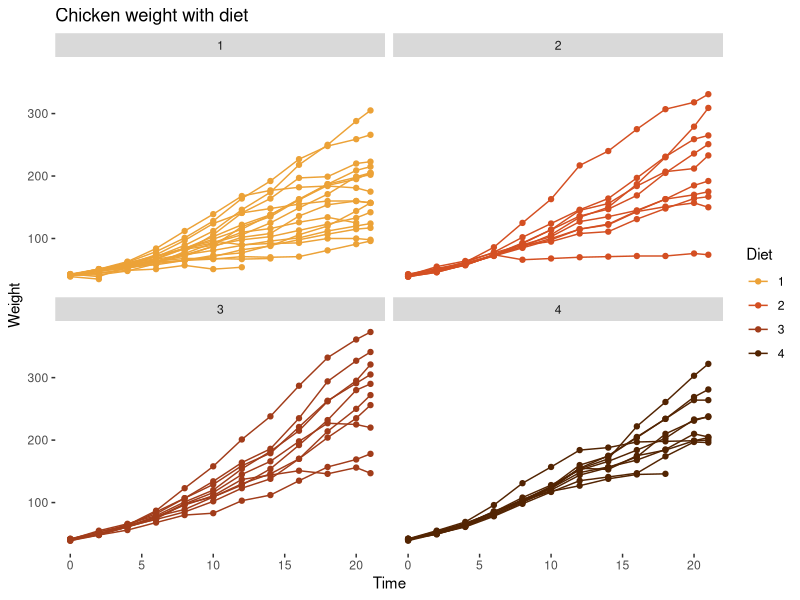

The R source for this figure:
library(ggplot2)

ChickWeight

ggplot(data = ChickWeight, aes(
  x = Time,
  group = ChickWeight$Chick,
  colour = Diet
)) +
  geom_line(aes(y = weight)) +
  geom_point(aes(y = weight)) +
  facet_wrap(ChickWeight$Diet) +
  ylab("Weight") + 
  ggtitle("Chicken weight with diet") +
  scale_color_manual(values = c("#ECA237", "#D44F22", "#A13C1A", "#522402")) +
  theme(panel.grid.major = element_blank(),
        panel.grid.minor = element_blank(),
        panel.background = element_blank()
        )
